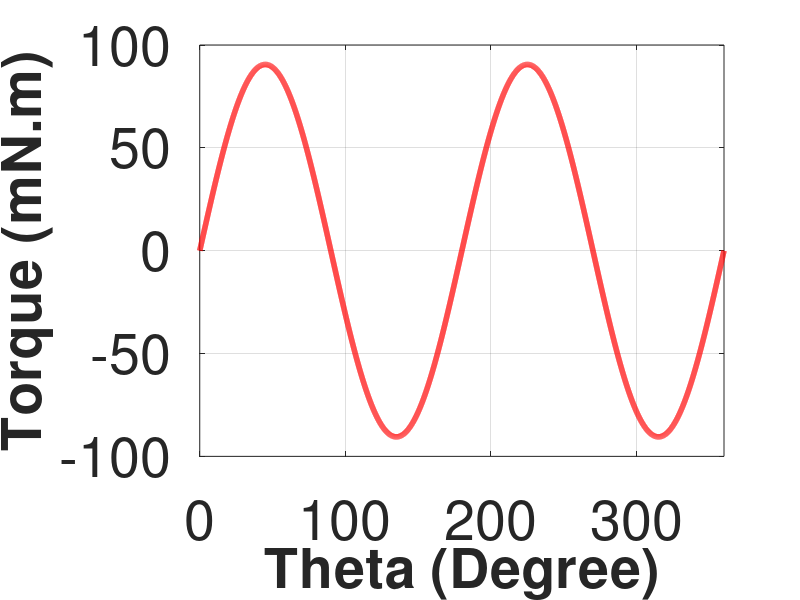

This chart was generated by the following MATLAB code: (Note: this script raises an error after producing the figure.)
teta=0:0.001:2*pi;
torque_anal=2*45.27*sin(2*teta);
plot(teta*180/pi,torque_anal,'-r','LineWidth',4);
set(gca,'FontSize',40);
xlabel('Theta (Degree)','FontSize',40,'FontWeight','Bold')
ylabel('Torque (mN.m)','FontSize',40,'FontWeight','Bold')
 xlim([0 360]);
%  ylim([7 30]);
grid on

%%
figure;
plot(tetadeg,L,'-r','LineWidth',4);
set(gca,'FontSize',40);
xlabel('Theta (Degree)','FontSize',40,'FontWeight','Bold')
ylabel('Inductance (mH)','FontSize',40,'FontWeight','Bold')
 xlim([-180 180]);
 ylim([7 30]);
grid on

figure;
plot(tetadeg1,enerji50,'-r','LineWidth',4);
set(gca,'FontSize',40);
xlabel('Theta (Degree)','FontSize',40,'FontWeight','Bold')
ylabel('Energy (J)','FontSize',40,'FontWeight','Bold')
 xlim([-180 180]);
ylim([0.05 0.27]);
grid on

figure;
plot(tetadeg2,Torque,'-r','LineWidth',4);
set(gca,'FontSize',40);
xlabel('Theta (Degree)','FontSize',40,'FontWeight','Bold')
ylabel('Torque (mN.m)','FontSize',40,'FontWeight','Bold')
 xlim([-180 180]);
 ylim([-80 80]);
grid on
%%

figure;
plot(tetadeg,Ln,'-r','LineWidth',4);
set(gca,'FontSize',40);
xlabel('Theta (Degree)','FontSize',40,'FontWeight','Bold')
ylabel('Inductance (mH)','FontSize',40,'FontWeight','Bold')
 xlim([-180 180]);
 ylim([7 30]);
grid on

figure;
plot(tetadeg1,enerji50n,'-r','LineWidth',4);
set(gca,'FontSize',40);
xlabel('Theta (Degree)','FontSize',40,'FontWeight','Bold')
ylabel('Energy (J)','FontSize',40,'FontWeight','Bold')
 xlim([-180 180]);
ylim([0.05 0.27]);
grid on

figure;
plot(tetadeg2,Torquen,'-r','LineWidth',4);
set(gca,'FontSize',40);
xlabel('Theta (Degree)','FontSize',40,'FontWeight','Bold')
ylabel('Torque (mN.m)','FontSize',40,'FontWeight','Bold')
 xlim([-180 180]);
 ylim([-80 80]);
grid on
